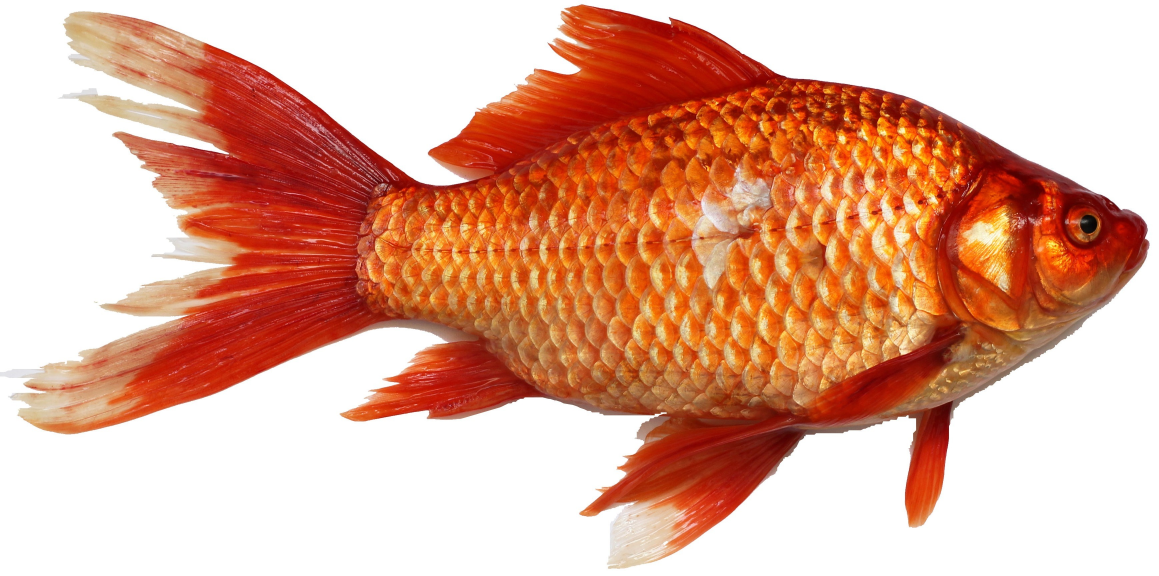
#> input picture assets-src/web/Carassius_wild_golden_fish_2013_G1_(white_background).jpg, 3477 x 1727 px (shown at 1/3 size)
$ python cutout-web-assets.py
#> lines starting #> are read from the running program, lines starting #| are printed output that depends on the picture; after the words box and inside, x2 and y2 are one past the last pixel; in counts of white or black regions, pixels touching at a corner belong together
#> in main, im is the input picture: PIL image 3477x1727 RGB; mean R, G, B 225, 172.5, 151.5
# assets-src/web/*.jpg (흰 배경 원본) → kiosk/assets/nature-*.png (투명 배경, 정사각)
#
# 흰 배경 제거는 '가장자리에서 연결된 밝은 영역'만 지운다(flood fill).
# 단순 밝기 임계값으로 지우면 물고기 배 같은 밝은 부분까지 뚫린다.
#
# 사용: python scripts/cutout-web-assets.py
import io
import json
import os
import sys
from collections import deque

from PIL import Image

ROOT = os.path.dirname(os.path.dirname(os.path.abspath(__file__)))
SRC = os.path.join(ROOT, 'assets-src', 'web')
DST = os.path.join(ROOT, 'kiosk', 'assets')

# 원본 파일 → 출력 이름.
# 종류를 파일명으로 나눈다: fish-*(물 위), plant-*(물가), tree-*(숲).
# 한 묶음(nature-*)으로 두면 물가에 물고기가 놓인다.
JOBS = [
    ('Carassius_wild_golden_fish_2013_G1_(white_background).jpg', 'fish-1.png', 'fish'),
    ('Morone_chrysops_white_bass_fish_(white_background).jpg',     'fish-2.png', 'fish'),
    ('Micropterus_salmoides_with_white_background.jpg',            'fish-3.png', 'fish'),
    ('Alewife_fish_(white_background).jpg',                        'fish-4.png', 'fish'),
    # 물가 식물·나무는 실사로 시도했다가 뺐다:
    #  · 나무(Seemannaralia)는 흰 종이 위 세밀화 '도판 스캔'이라 도판 번호·캡션까지 통째로 들어온다
    #  · 잎/백합 사진은 벡터 물길과 톤이 맞지 않고 물 위에 떠 보인다
    # 물고기는 물 위 요소라 사진이어도 자연스러워 실사를 유지한다.
]


def cut_white(im, thresh=232, feather=2):
    """가장자리에서 연결된 흰 영역만 투명하게. 반환: RGBA"""
#> called with thresh = 232, feather = 2
    im = im.convert('RGB')
    w, h = im.size
#> w = 1600; h = 795
    px = im.load()
    alpha = [255] * (w * h)
    seen = bytearray(w * h)
    q = deque()

    def bright(x, y):
        r, g, b = px[x, y]
        return r >= thresh and g >= thresh and b >= thresh

    for x in range(w):
        for y in (0, h - 1):
            if not seen[y * w + x] and bright(x, y):
                seen[y * w + x] = 1
                q.append((x, y))
    for y in range(h):
        for x in (0, w - 1):
            if not seen[y * w + x] and bright(x, y):
                seen[y * w + x] = 1
                q.append((x, y))

    while q:
        x, y = q.popleft()
        alpha[y * w + x] = 0
        for dx, dy in ((1, 0), (-1, 0), (0, 1), (0, -1)):
            nx, ny = x + dx, y + dy
            if 0 <= nx < w and 0 <= ny < h and not seen[ny * w + nx] and bright(nx, ny):
                seen[ny * w + nx] = 1
                q.append((nx, ny))

    a = Image.new('L', (w, h))
#> a: PIL image 1600x795 L; every value is 0
    a.putdata(alpha)
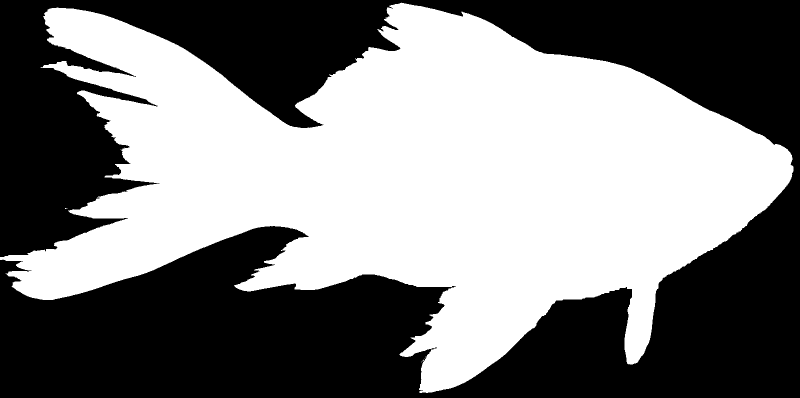
#> a: PIL image 1600x795 L (shown at 1/2 size); 49.7% white; 5 white regions (4 under 20 px), largest, box (x1, y1, x2, y2) and area: (0, 5, 1587, 786) 632165
    if feather:                      # 경계 계단 제거
        from PIL import ImageFilter
        a = a.filter(ImageFilter.GaussianBlur(feather))
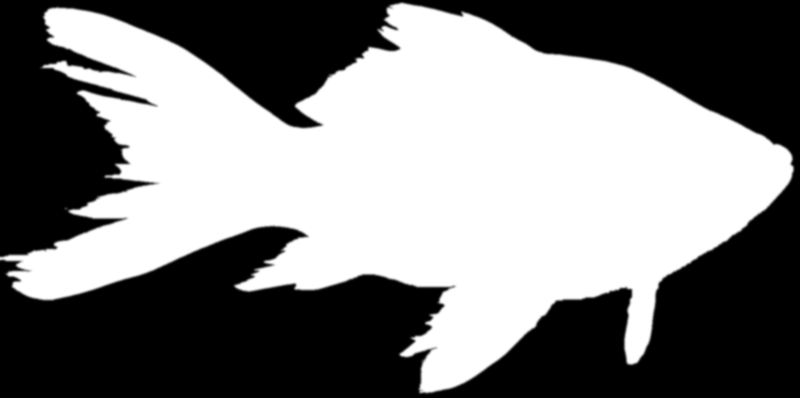
#> a: PIL image 1600x795 L (shown at 1/2 size); min 0, max 255, mean 126.7
    out = im.convert('RGBA')
    out.putalpha(a)
    return out


def crop_opaque(im, pad_ratio=0.02):
    bbox = im.split()[3].getbbox()
    if not bbox:
        raise SystemExit('불투명 픽셀 없음')
    x0, y0, x1, y1 = bbox
    p = int(max(x1 - x0, y1 - y0) * pad_ratio)
    return im.crop((max(0, x0 - p), max(0, y0 - p), min(im.width, x1 + p), min(im.height, y1 + p)))


def to_square(im, side=512):
    """정사각 캔버스 중앙 배치 — renderer 의 drawNature 가 정사각으로 그린다."""
#> called with side = 512
    im = im.copy()
    im.thumbnail((side, side), Image.LANCZOS)
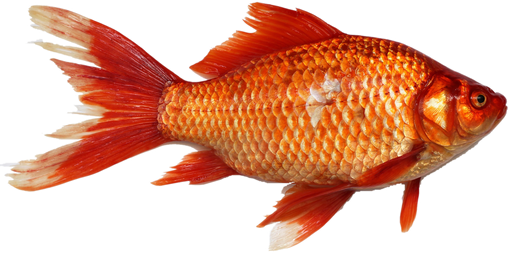
#> im: PIL image 512x254 RGBA; mean R, G, B, A 104, 51.3, 30.1, 126.7; transparent parts drawn white
    canvas = Image.new('RGBA', (side, side), (0, 0, 0, 0))
#> canvas: PIL image 512x512 RGBA; every value is 0
    canvas.paste(im, ((side - im.width) // 2, (side - im.height) // 2), im)
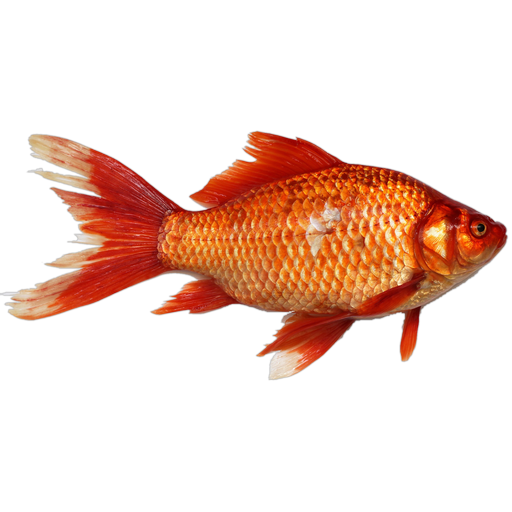
#> canvas: PIL image 512x512 RGBA; mean R, G, B, A 48.1, 22.2, 11.8, 62.1; transparent parts drawn white
    return canvas


def main():
    if not os.path.isdir(SRC):
        sys.exit(f'원본 폴더 없음: {SRC}')
    made = []
    for src_name, out_name, kind in JOBS:
        src = os.path.join(SRC, src_name)
        if not os.path.exists(src):
            print(f'  건너뜀 (원본 없음): {src_name}')
            continue
        im = Image.open(src)
        if max(im.size) > 1600:                       # 큰 원본은 먼저 줄여야 flood fill 이 빠르다
            im.thumbnail((1600, 1600), Image.LANCZOS)
        out = to_square(crop_opaque(cut_white(im)))
        out.save(os.path.join(DST, out_name))
        made.append((out_name, src_name))
        print(f'  {out_name:14s} ← {src_name[:46]}')
#> pass 2 of the loop in main, `for src_name, out_name, kind in JOBS:`:
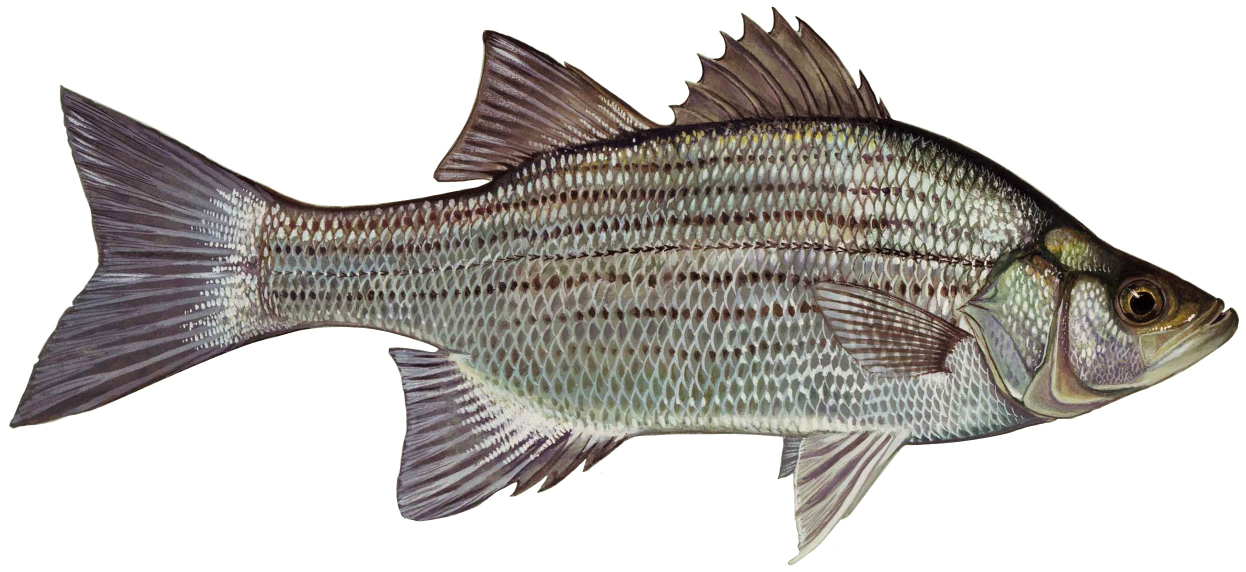
#> input picture assets-src/web/Morone_chrysops_white_bass_fish_(white_background).jpg, 2491 x 1144 px (shown at 1/2 size)
#> in main, im is the input picture: PIL image 2491x1144 RGB; mean R, G, B 193.2, 189.7, 186.2
#> in cut_white (call 2), `a.putdata(alpha)`:
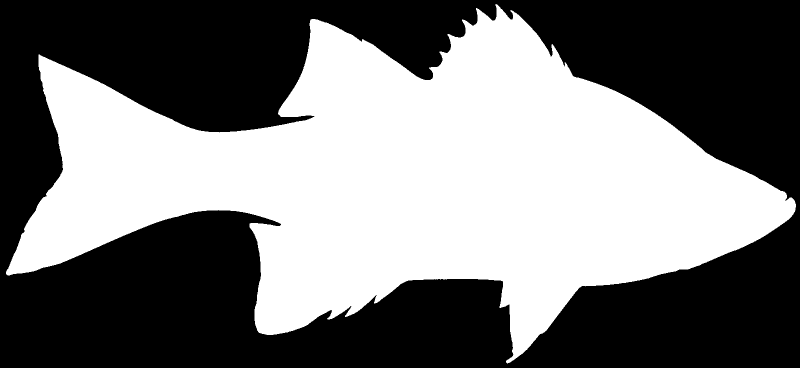
#> a: PIL image 1600x735 L (shown at 1/2 size); 46.6% white; 1 white region, box (x1, y1, x2, y2) and area: (12, 8, 1592, 727) 548300
#> in to_square (call 2), `canvas.paste(im, ((side - im.width) // 2, (side - im.height) // 2), im)`:
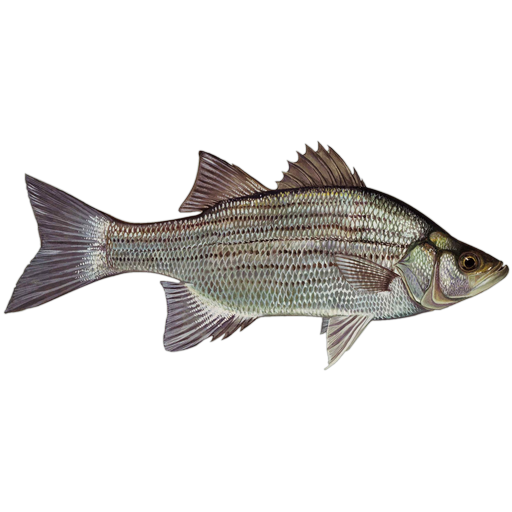
#> canvas: PIL image 512x512 RGBA; mean R, G, B, A 26.4, 24.8, 23.2, 54; transparent parts drawn white
#> pass 3 of the loop in main, `for src_name, out_name, kind in JOBS:`:
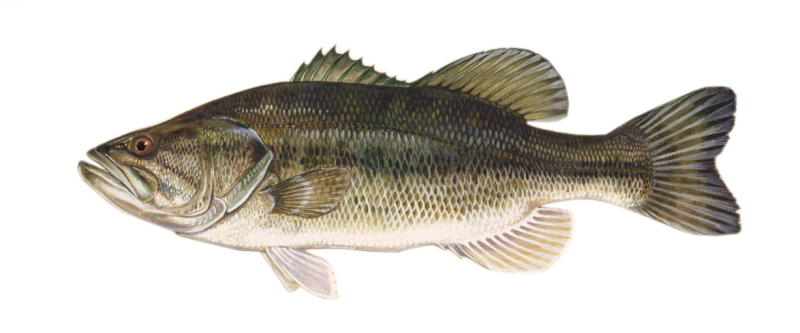
#> input picture assets-src/web/Micropterus_salmoides_with_white_background.jpg, 800 x 333 px
#> in main, im is the input picture: PIL image 800x333 RGB; mean R, G, B 209.9, 206.2, 199.3
#> in cut_white (call 3), `a.putdata(alpha)`:
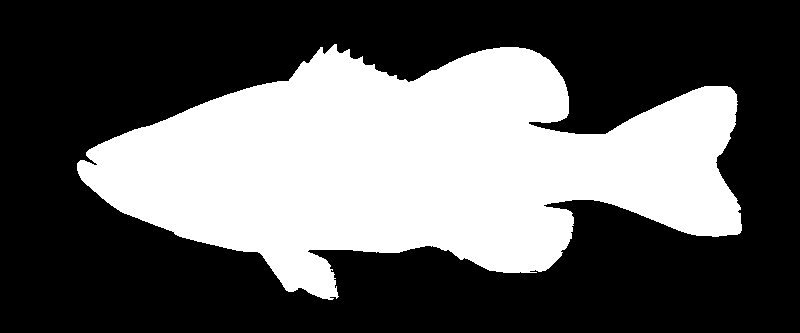
#> a: PIL image 800x333 L; 37.3% white; 1 white region, box (x1, y1, x2, y2) and area: (77, 44, 742, 300) 99443
#> in to_square (call 3), `canvas.paste(im, ((side - im.width) // 2, (side - im.height) // 2), im)`:
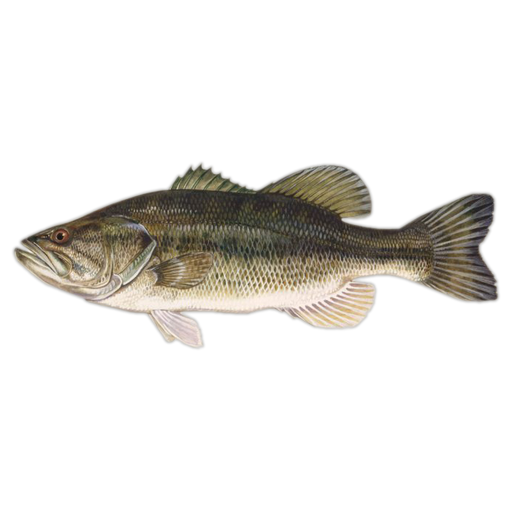
#> canvas: PIL image 512x512 RGBA; mean R, G, B, A 27.3, 25.3, 21.7, 50.4; transparent parts drawn white
#> the loop made 4 passes; the first 3 are shown

    # 출처·라이선스를 납품물에 동봉한다
    cred = os.path.join(SRC, '_credits.json')
    if os.path.exists(cred):
        data = json.load(io.open(cred, encoding='utf-8'))
        by_file = {d['file']: d for d in data}
        lines = ['# 외부 이미지 출처 · 라이선스', '',
                 '`kiosk/assets/fish-*.png` · `plant-*.png` · `tree-*.png` 는 아래 원본을 배경 제거·리사이즈한 것입니다.',
                 '모두 퍼블릭 도메인 또는 CC0 이며, 상업적 사용·변형이 허용됩니다.', '',
                 '| 출력 파일 | 원본 | 라이선스 | 저작자 | 출처 |', '|---|---|---|---|---|']
        for out_name, src_name in made:
            d = by_file.get(src_name, {})
            lines.append(f"| `{out_name}` | {src_name} | {d.get('license','?')} | {d.get('artist','?')} | {d.get('page','?')} |")
        lines += ['', f'수집일: 2026-08-27 · 수집처: Wikimedia Commons',
                  '', '원본 파일은 `assets-src/web/` 에 그대로 보관합니다(재가공용).']
        # 생성형 AI 파생 자산은 표가 아니라 산문으로 남긴다.
        # 테스트(storyboard.test.js)가 "| `" 로 시작하는 모든 행에 Public domain|CC0 를 요구하므로
        # 표 행으로 넣으면 게이트가 깨진다.
        lines += ['', '## 생성형 AI 파생 자산', '',
                  '`kiosk/assets/dalsu-swim.png` (헤엄 사이클 스프라이트 시트)는 외부 이미지가 아닙니다.',
                  '발주처 제공 원본 `assets-src/dalsu-lying-2.ai.pdf` 에서 뽑은 `kiosk/assets/dalsu-float.png` 를',
                  '시작·종료 프레임으로 고정하고 영상 생성 모델(Kling v3.0 pro, 2026-08-28)로 만든 파생물이며,',
                  '제3자 이미지는 일절 포함되어 있지 않습니다.',
                  '', '시작 플레이트·프롬프트·원본 클립·추출 프레임은 `assets-src/swim/` 에 보관합니다.',
                  '재생성: `npm run assets:swim:plate` → 영상 생성 → `npx electron scripts/grab-frames.js --in <clip.mp4>` → `npm run assets:swim`',
                  '', '`kiosk/assets/fish-1.png`, `fish-2.png`, `fish-3.png`, `fish-4.png`, `tree-1.png`, `tree-2.png`, `tree-3.png`, `tree-4.png`, `plant-1.png`, `plant-2.png`, `plant-3.png`',
                  '(물가 나무·수풀)는 이미지 생성 모델(Nano Banana Pro, 2026-08-28)로 단색 크로마 배경 위에 그린 뒤',
                  '`scripts/cutout-nature.py` 로 잘라낸 것입니다. 제3자 이미지를 입력으로 쓰지 않았습니다.',
                  '원본 스트립은 `assets-src/nature/` 에 보관합니다.',
                  '', '`kiosk/assets/water.png` (수면 텍스처)는 이미지 생성 모델(Nano Banana Pro, 2026-09-01)로 만든 위에서 본 맑은 물 사진풍 이미지를',
                  '`scripts/make-water-tile.py` 로 좌우 타일러블하게 블렌딩하고 청록으로 재채색한 것입니다. 제3자 이미지를 입력으로 쓰지 않았습니다.',
                  '원본은 `assets-src/water/water-raw.png` 에 보관합니다. 파일을 지우면 절차 생성 수면으로 자동 폴백합니다.']
        io.open(os.path.join(ROOT, 'docs', 'ASSET_CREDITS.md'), 'w', encoding='utf-8', newline='\n').write('\n'.join(lines) + '\n')
        print('  docs/ASSET_CREDITS.md 갱신')


if __name__ == '__main__':
    main()
